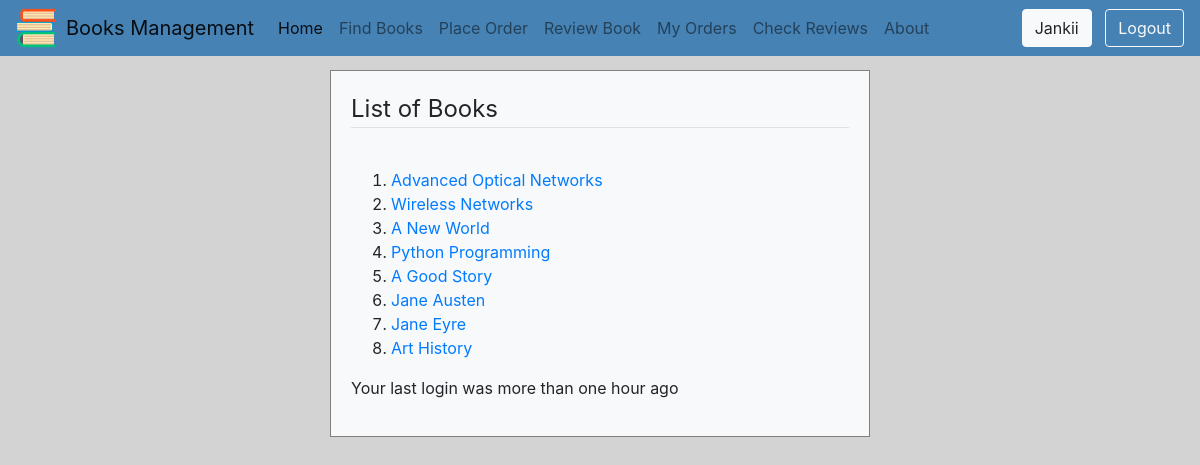
Screenshot of /myapp/ (signed in) with the database file from the repository.
### myapp/models.py (models this page shows, shortened)
class Book(models.Model):
    CATEGORY_CHOICES = [
        ('S', 'Scinece&Tech'),
        ('F', 'Fiction'),
        ('B', 'Biography'),
        ('T', 'Travel'),
        ('O', 'Other')
    ]
    title = models.CharField(max_length=200)
    category = models.CharField(max_length=1, choices=CATEGORY_CHOICES, default='S')
    num_pages = models.PositiveIntegerField(default=100)
    price = models.DecimalField(max_digits=10, decimal_places=2, validators=[MaxValueValidator(1000), MinValueValidator(0)])
    publisher = models.ForeignKey(Publisher, related_name='books', on_delete=models.CASCADE)
    description=models.TextField(max_length=500, blank=True)
    num_reviews=models.PositiveIntegerField(default=0, validators=[MaxValueValidator(5), MinValueValidator(1)])

### myapp/views.py (the view)
# urls.py: path(r'',views.Index.as_view(), name='index'),
class Index(View):
    def get(self, request):
        booklist=Book.objects.all().order_by('id')
        return render(request,'myapp/index.html',{'booklist':booklist})

### myapp/templates/myapp/index.html
{% extends 'myapp/base.html' %}
{% load crispy_forms_tags %}
{% block body_block %}
{% if booklist %}
    <fieldset class="form-group">
         <legend class="border-bottom mb-4">List of Books</legend>
    </fieldset>
    <div class="form-group">
    <ol>
        {% for book in booklist %}
            <li><a href="{% url 'myapp:detail' book.id %}">{{ book.title }}</a></li>
        {% endfor %}
    </ol>
{% else %}
    <strong>There are no available books!</strong>
{% endif %}
    {% if request.session.username %}
        {% if request.session.last_login  %}
            <p>Last Login : {{ request.session.last_login }}</p>
        {% else %}
            <p>Your last login was more than one hour ago</p>
        {% endif %}
    {% endif %}
    </div>
{% endblock %}

### myapp/templates/myapp/base.html (shortened to what this page needs)
<!DOCTYPE html>
{% load staticfiles %}
<html lang="en">
<head>
    <link rel="stylesheet" type="text/css" href="{% static '/css/bootstrap.css' %}">
    <link rel="stylesheet" type="text/css" href="{% static 'myapp/style.css' %}">
</head>
<body>
<nav class="navbar navbar-expand-lg navbar-light bg-navbar">
  <img class="logo-img" src="{% static 'myapp/books.png' %}">
  <a class="navbar-brand" href="#">Books Management</a>
  <div class="collapse navbar-collapse" id="navbarSupportedContent">
    <ul class="navbar-nav mr-auto">
      <li class="nav-item active">
        <a class="nav-link" href="{% url 'myapp:index' %}">Home<span class="sr-only">(current)</span></a>
      </li>
      <li class="nav-item">
        <a class="nav-link" href="{% url 'myapp:findbooks' %}">Find Books</a>
      </li>
      <li class="nav-item">
        <a class="nav-link" href="{% url 'myapp:place_order' %}">Place Order</a>
      </li>
      {% if user.is_authenticated %}
          <li class="nav-item">
            <a class="nav-link" href="{% url 'myapp:review' %}">Review Book</a>
          </li>
          <li class="nav-item">
            <a class="nav-link" href="{% url 'myapp:myorders' %}">My Orders</a>
          </li>
          <li class="nav-item">
            <a class="nav-link" href="{% url 'myapp:check_reviews' %}">Check Reviews</a>
          </li>
      {% endif %}
        <li class="nav-item">
        <a class="nav-link" href="{% url 'myapp:about' %}">About</a>
      </li>
    </ul>
    <form class="form-inline my-2 my-lg-0" method="GET">
        {% if user.is_authenticated %}
            <a class="btn btn-light" href="{%  url 'myapp:profile' %}">{{ request.user.username | capfirst}}</a>&nbsp; &nbsp;
            <a class="btn btn-outline-light" href="{%  url 'myapp:user_logout' %}">Logout</a>
        {% else %}
            Hello User &nbsp; &nbsp;
            <a class="btn btn-outline-light my-2 my-sm-0" href="{% url 'myapp:user_login' %}">LogIn</a>&nbsp; &nbsp;
            <a class="btn btn-outline-light" href="{% url 'myapp:user_register' %}">Register</a>
        {% endif %}
    </form>
  </div>
</nav>
    <div role="main" class="container main-body">
        <div class="col-12 col-lg-6 col-xl-6 col-md-6 col-sm-8 col-xs-12 mx-auto">
        <div class="bg-light">
            {% block body_block %}***{% endblock %}
        </div>
        </div>
    </div>
</body>
</html>

### myapp/static/myapp/style.css (style rules this page uses)
body { background-color: lightgrey; font-family: -apple-system,BlinkMacSystemFont,"Segoe UI",Roboto,"Helvetica Neue",Arial,"Noto Sans",sans-serif,"Apple Color Emoji","Segoe UI Emoji","Segoe UI Symbol","Noto Color Emoji"; margin: 0px; }
.main-body { padding: 70px 0px !important; }
.navbar { position: fixed !important; width: 100%; z-index: 99999; }
.bg-navbar { background-color: steelblue !important; }
.bg-light { border: solid 1px grey; padding: 20px; }
.logo-img { height: 40px; padding-right: 10px; }

### rows the page displays
Book: title "Advanced Optical Networks"
Book: title "Wireless Networks"
Book: title "A New World"
Book: title "Python Programming"
Book: title "A Good Story"
Book: title "Jane Austen"
Book: title "Jane Eyre"
Book: title "Art History"

### other values shown
{{ request.user.username | capfirst }} "Jankii"
